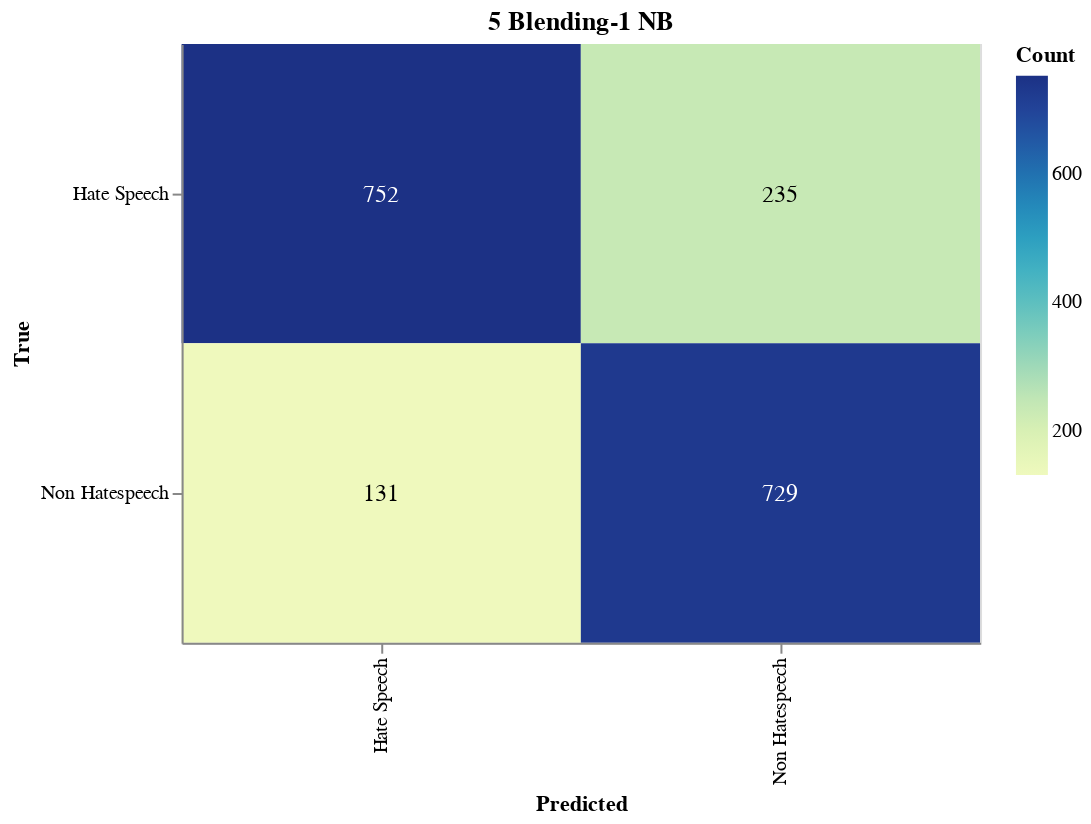

This figure's notebook cell:
### Markdown cell above
#### Save Confusion Matrix

### Code cell
import altair as alt
import pandas as pd
from sklearn.metrics import confusion_matrix

# Calculate the confusion matrix
cm = confusion_matrix(true_labels, adjusted_predictions)

# Define class names
class_names = ['Hate Speech', 'Non Hatespeech']

# Convert confusion matrix to DataFrame
cm_df = pd.DataFrame(cm, index=class_names, columns=class_names).reset_index().melt(id_vars='index')
cm_df.columns = ['True', 'Predicted', 'Count']

# Ensure the order of categories
cm_df['True'] = pd.Categorical(cm_df['True'], categories=class_names, ordered=True)
cm_df['Predicted'] = pd.Categorical(cm_df['Predicted'], categories=class_names, ordered=True)

# Create the Altair plot
heatmap = alt.Chart(cm_df).mark_rect().encode(
    x=alt.X('Predicted:O', sort=class_names),
    y=alt.Y('True:O', sort=class_names),
    color='Count:Q',
    tooltip=['True', 'Predicted', 'Count']
).properties(
    width=400,
    height=300,
    title='5 Blending-1 NB'
)

# Add text labels
text = heatmap.mark_text(
    align='center',
    baseline='middle',
    fontSize=12
).encode(
    text='Count:Q',
    color=alt.condition(
        alt.datum.Count > cm.max() / 2,
        alt.value('white'),
        alt.value('black')
    )
)

# Combine heatmap and text
final_chart = heatmap + text

# Display the plot
final_chart.show()

### Figure 1 — Vega-Lite specification as saved in the notebook (floating-point values rounded to 4 significant figures)
{"config": {"view": {"continuousWidth": 300, "continuousHeight": 300}}, "layer": [{"mark": {"type": "rect"}, "encoding": {"color": {"field": "Count", "type": "quantitative"}, "tooltip": [{"field": "True", "type": "ordinal"}, {"field": "Predicted", "type": "ordinal"}, {"field": "Count", "type": "quantitative"}], "x": {"field": "Predicted", "sort": ["Hate Speech", "Non Hatespeech"], "type": "ordinal"}, "y": {"field": "True", "sort": ["Hate Speech", "Non Hatespeech"], "type": "ordinal"}}, "title": "5 Blending-1 NB"}, {"mark": {"type": "text", "align": "center", "baseline": "middle", "fontSize": 12}, "encoding": {"color": {"condition": {"test": "(datum.Count > 376.0)", "value": "white"}, "value": "black"}, "text": {"field": "Count", "type": "quantitative"}, "tooltip": [{"field": "True", "type": "ordinal"}, {"field": "Predicted", "type": "ordinal"}, {"field": "Count", "type": "quantitative"}], "x": {"field": "Predicted", "sort": ["Hate Speech", "Non Hatespeech"], "type": "ordinal"}, "y": {"field": "True", "sort": ["Hate Speech", "Non Hatespeech"], "type": "ordinal"}}, "title": "5 Blending-1 NB"}], "data": {"name": "data-b9a11689ae95f2fce6fc0688a79430df"}, "height": 300, "width": 400, "$schema": "https://vega.github.io/schema/vega-lite/v5.17.0.json", "datasets": {"data-b9a11689ae95f2fce6fc0688a79430df": [{"True": "Hate Speech", "Predicted": "Hate Speech", "Count": 752}, {"True": "Non Hatespeech", "Predicted": "Hate Speech", "Count": 131}, {"True": "Hate Speech", "Predicted": "Non Hatespeech", "Count": 235}, {"True": "Non Hatespeech", "Predicted": "Non Hatespeech", "Count": 729}]}}
